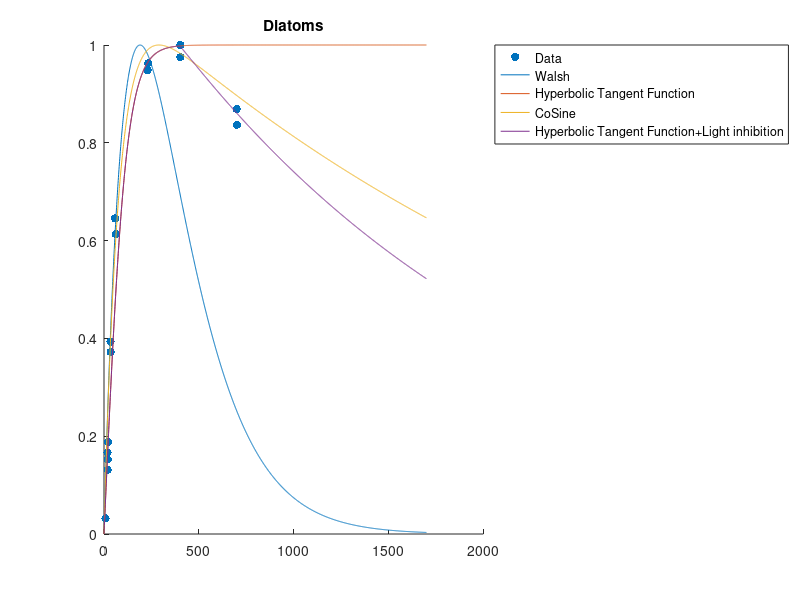
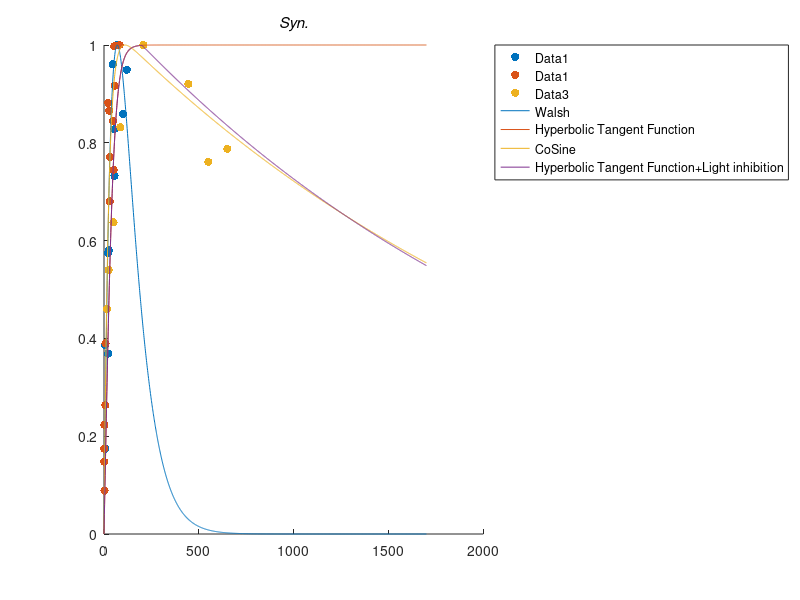
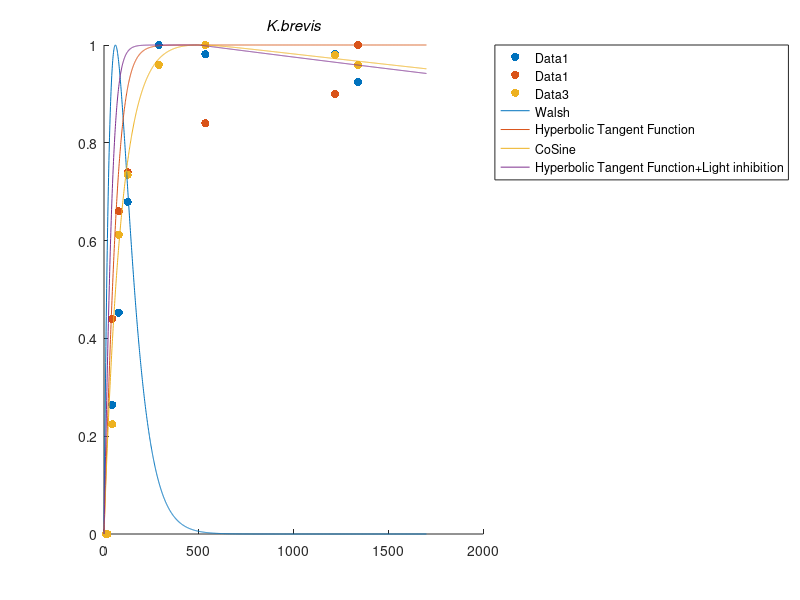
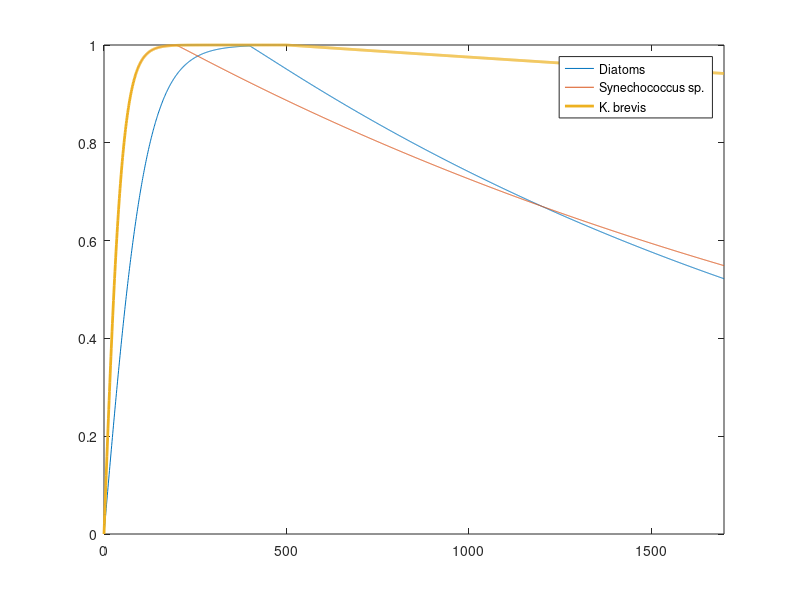

Source code (MATLAB) for these figures, in order:
clear all;close all;
%Diatom
x1 =[7.583947125
19.76643235
19.81684264
18.52297869
21.22833058
34.93992775
33.66286722
62.06066037
62.06066037
58.15386339
230.1117428
232.8002913
402.7417593
402.8005713
701.0866217
699.8347663
];

y1 = [0.057061641
0.234533845
0.272509592
0.297798751
0.335830509
0.665233708
0.703181449
1.096185622
1.096185622
1.153065225
1.694667712
1.720040888
1.742613493
1.786918531
1.495743132
1.552678746
]; %S.tropicum, Hideki Kaeriyama, 2011, South Japan

%
y1 = y1/max(y1);
%y2 = y2/max(y2);
%y3 = y3/max(y3);

x = [x1];
y = [y1]/0.92;

L=0:1700;
Ls = 190;
mu1 = L./Ls.*exp(1-(L./Ls));

alpha2 = 0.02;
K2C = 2.3; 
mu2 = tanh(alpha2*L/K2C);

%(1-exp(-a.*x./c)).*exp(-b.*x./c)
alpha3 = 3.5;
beta3 = 0.09;
Ls = 275;
mu3 = (1-exp(-alpha3.*L./Ls)).*exp(-beta3.*L./Ls);
mu_max =(1-exp(-alpha3*(-Ls/alpha3*log(beta3/(beta3+alpha3)))/Ls))*exp(-beta3*(-Ls/alpha3*log(beta3/(beta3+alpha3)))/Ls);
mu3 = mu3./mu_max;

alpha3/mu_max
beta3/mu_max

Linhib = 400;
alpha4 = 0.0087;
beta4 = 0.0005;
for i=1:length(L)
    L_inhib = L(i)-Linhib;
    mu4(i) = tanh(alpha4*L(i));
    if(L_inhib>0)
        mu4(i) = mu4(i)*exp(-beta4*L_inhib);
    end
end



figure('Units','pixels','Position',[100 100 1000 400]);
scatter(x1,y1,'filled','r');
hold on;
%scatter(x2,y2,'filled','g');
%hold on;
%scatter(x3,y3,'filled','b','linewidth',2);
plot(L,mu1,L,mu2,L,mu3,L,mu4);
legend('Data','Walsh','Hyperbolic Tangent Function','CoSine','Hyperbolic Tangent Function+Light inhibition','location','northeastoutside');
title('Diatoms');

diatom_x = L;
diatom_y = mu4;

% Synechococcus sp.
x1 = [6.198547215496369
5.230024213075062
21.210653753026634
25.084745762711876
21.45278450363196
55.35108958837773
55.108958837772406
46.150121065375316
70.12106537530266
99.66101694915255
120
];

y1 = [ 0.2108843537414966
0.4659863945578231
0.44557823129251695
0.7006802721088435
0.6938775510204082
0.8843537414965986
1
1.1598639455782314
1.207482993197279
1.0374149659863945
1.1462585034013606
]; %Lisa Campbell, 1986

x2 = [3.125
0.78125
0.546875
1.953125
6.875
7.8125
30.078125
31.484375
27.734375
21.875
47.1875
50.703125
55.859375
82.109375
53.28125
];

y2=[0.047311828
0.078853047
0.093189964
0.118996416
0.140501792
0.207885305
0.362724014
0.411469534
0.461648746
0.470250896
0.450179211
0.397132616
0.488888889
0.533333333
0.531899642
];    %Timmermans, 2005

x3 = [15 25 50 86 207 445 550 650]';

y3 = [0.52 0.61 0.72 0.94 1.13 1.04 0.86 0.89]'; %Six,2004

y1 = y1/max(y1);
y2 = y2/max(y2);
y3 = y3/max(y3);

x = [x1;x2;x3];
y = [y1;y2;y3];

L=0:1700;
Ls = 70;
mu1 = L./Ls.*exp(1-(L./Ls));

alpha2 = 0.02;
K2C = 1.0; 
mu2 = tanh(alpha2*L/K2C);

%(1-exp(-a.*x./c)).*exp(-b.*x./c)
alpha3 = 2.996;
beta3 = 0.02637;
Ls = 70;
mu3 = (1-exp(-alpha3.*L./Ls)).*exp(-beta3.*L./Ls);
mu_max =(1-exp(-alpha3*(-Ls/alpha3*log(beta3/(beta3+alpha3)))/Ls))*exp(-beta3*(-Ls/alpha3*log(beta3/(beta3+alpha3)))/Ls);
mu3 = mu3./mu_max;

alpha3/mu_max
beta3/mu_max

Linhib = 200;
alpha4 = 0.02;
beta4 = 0.0004;
for i=1:length(L)
    L_inhib = L(i)-Linhib;
    mu4(i) = tanh(alpha4*L(i));
    if(L_inhib>0)
        mu4(i) = mu4(i)*exp(-beta4*L_inhib);
    end
end

figure('Units','pixels','Position',[100 100 1000 400]);
scatter(x1,y1,'filled','r');
hold on;
scatter(x2,y2,'filled','g');
hold on;
scatter(x3,y3,'filled','b','linewidth',2);
plot(L,mu1,L,mu2,L,mu3,L,mu4);
legend('Data1','Data1','Data3','Walsh','Hyperbolic Tangent Function','CoSine','Hyperbolic Tangent Function+Light inhibition','location','northeastoutside');
title('\itSyn.');

syn_x = L;
syn_y = mu4;

%K. brevis
x1 = [1339 1218 534 289 125 78 43]';
y1 = [0.49 0.52 0.52 0.53 0.36 0.24 0.14]';

x2 = [1339 1218 534 289 125 78 43 17 10]';
y2 = [0.5 0.45 0.42 0.48 0.37 0.33 0.22 0 0]';

x3 = [1339 1218 534 289 125 78 43 17 10]';
y3 = [0.47 0.48 0.49 0.47 0.36 0.3 0.11 0 0]';

y1 = y1/max(y1);
y2 = y2/max(y2);
y3 = y3/max(y3);

x = [x1;x2;x3];
y = [y1;y2;y3];

L=0:1700;
Ls = 60;
mu1 = L./Ls.*exp(1-(L./Ls));

alpha2 = 0.0099;
K2C = 0.8; 
mu2 = tanh(alpha2*L/K2C);

%(1-exp(-a.*x./c)).*exp(-b.*x./c)
alpha3 = 2.2;
beta3 = 0.009;
Ls = 200;
mu3 = (1-exp(-alpha3.*L./Ls)).*exp(-beta3.*L./Ls);
mu_max =(1-exp(-alpha3*(-Ls/alpha3*log(beta3/(beta3+alpha3)))/Ls))*exp(-beta3*(-Ls/alpha3*log(beta3/(beta3+alpha3)))/Ls);
mu3 = mu3./mu_max;

alpha3/mu_max
beta3/mu_max

Linhib = 500;
alpha4 = 0.02;
beta4 = 0.00005;
for i=1:length(L)
    L_inhib = L(i)-Linhib;
    mu4(i) = tanh(alpha4*L(i));
    if(L_inhib>0)
        mu4(i) = mu4(i)*exp(-beta4*L_inhib);
    end
end

figure('Units','pixels','Position',[100 100 1000 400]);
scatter(x1,y1,'filled','r');
hold on;
scatter(x2,y2,'filled','g');
hold on;
scatter(x3,y3,'filled','b','linewidth',2);
plot(L,mu1,L,mu2,L,mu3,L,mu4);
legend('Data1','Data1','Data3','Walsh','Hyperbolic Tangent Function','CoSine','Hyperbolic Tangent Function+Light inhibition','location','northeastoutside');
title('\itK.brevis');

kb_x = L;
kb_y = mu4;

figure;
plot(diatom_x,diatom_y,syn_x,syn_y,kb_x,kb_y,'LineWidth',2);
legend('Diatoms','Synechococcus sp.','K. brevis');
xlim([0 1700]);